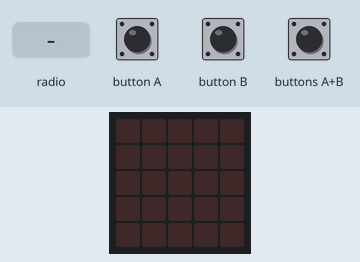
Recording of a program running on a simulated BBC micro:bit (MakeCode). Shown: the board's 5×5 LED display. The inputs (shaded band) are chosen by the test bench.

Above: at 1.2 s.
1.3 s: radio message "5" arrives
At 1.8 s:
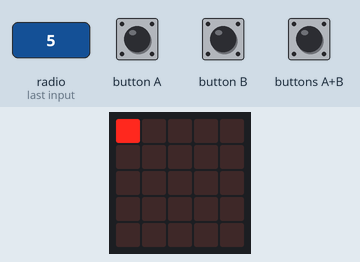
2.8 s: buttons A+B pressed for 0.15 s
At 3.6 s:
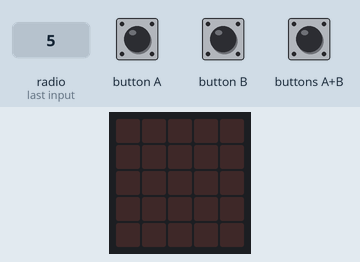
Timing chart, 0 to 5.8 s (numbered marks = the images above; inputs shaded):
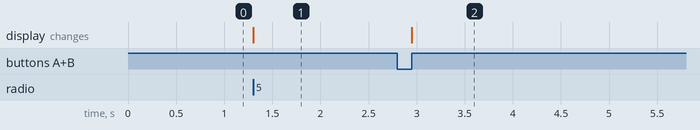

The program:

main.ts
```typescript
radio.onReceivedNumber(function (receivedNumber) {
    if (receivedNumber < 5) {
        vertical = receivedNumber
    }
    led.plot(horizontal, vertical)
})
input.onButtonPressed(Button.AB, function () {
    basic.clearScreen()
})
radio.onReceivedValue(function (name, value) {
    if (name == "derecha" && value < 5) {
        horizontal = value
    }
})
let horizontal = 0
let vertical = 0
radio.setGroup(1)
basic.forever(function () {

})
```

test.ts
```typescript
// aquí va el archivo "tests"; esto no se compilará cuando este paquete se utilice como una extensión.
```

Measured:
- after the input at 1.3 s, the display: changes at once (image 1)
- after the input at 2.8 s, the display: changes after 0.15 s (image 2)
